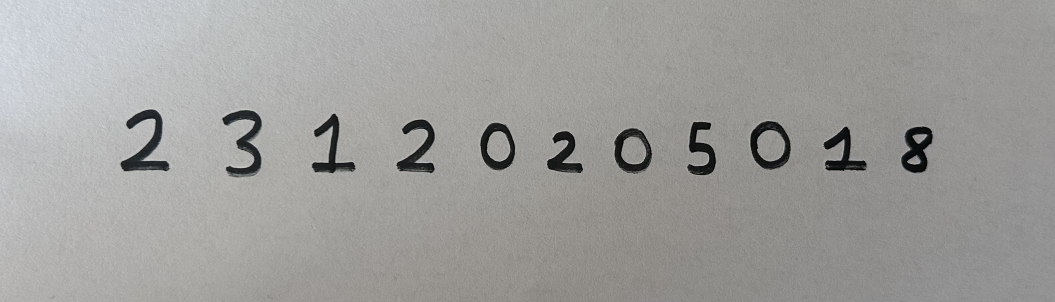
#> input picture my_digits/raw/ogrenci_no.jpg, 3164 x 905 px (shown at 1/3 size)
$ python preprocess.py
#> lines starting #> are read from the running program, lines starting #| are printed output that depends on the picture; after the words box and inside, x2 and y2 are one past the last pixel; in counts of white or black regions, pixels touching at a corner belong together
import os

import cv2
import matplotlib.pyplot as plt
import numpy as np

# ---------------- Ayarlar ----------------
INPUT_PATH = "my_digits/raw/ogrenci_no.jpg"
OUTPUT_DIR = "my_digits/processed"
MAX_WIDTH = 1500         # büyük fotoğrafları bu genişliğe küçült
NOISE_RATIO = 0.15       # en uzun parçanın %15'inden kısa olanlar gürültü sayılır
MIN_HEIGHT_RATIO = 0.4   # birleştirmeden sonra en uzun rakamın %40'ından kısalar atılır
THICKEN = 0              # rakamlar çok ince çıkarsa 1, 2 veya 3 dene
# -----------------------------------------


def load_and_resize(path):
    # 1) Gri tonlamalı oku
#> called with path = 'my_digits/raw/ogrenci_no.jpg'
    gray = cv2.imread(path, cv2.IMREAD_GRAYSCALE)
#> gray: shape (905, 3164); min 0, max 238, mean 158.1
    if gray is None:
        raise FileNotFoundError(f"Görüntü bulunamadı: {path}")

    # 2) Çok büyükse küçült
    if gray.shape[1] > MAX_WIDTH:
        scale = MAX_WIDTH / gray.shape[1]
#> scale = 0.474
        gray = cv2.resize(gray, None, fx=scale, fy=scale, interpolation=cv2.INTER_AREA)
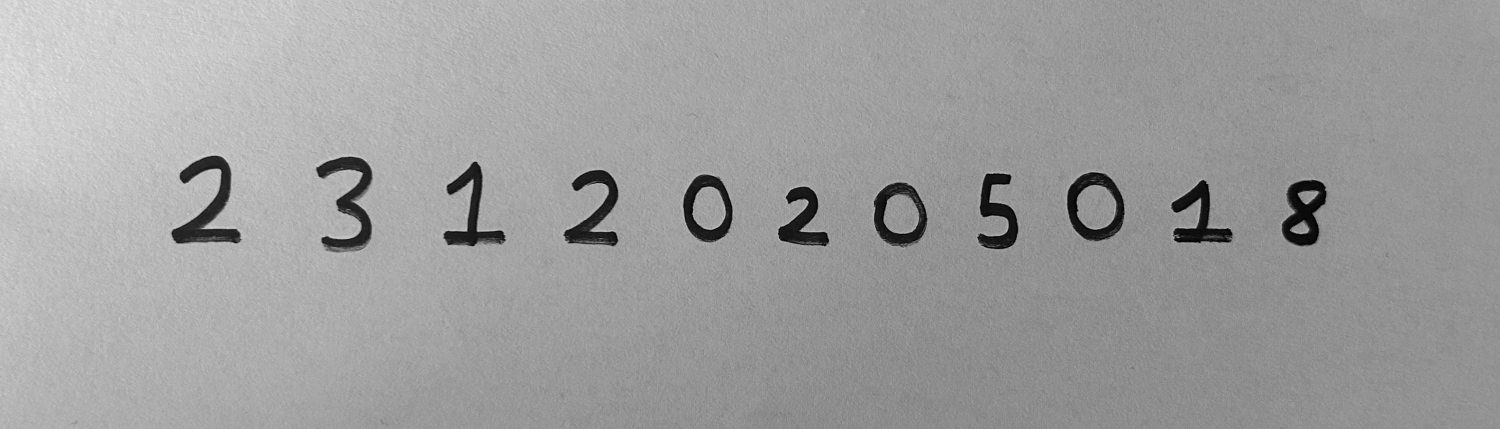
#> gray: shape (429, 1500); min 1, max 233, mean 158.1
    return gray


def binarize(gray):
    # 3) Kağıt dokusunu yumuşat
    blurred = cv2.GaussianBlur(gray, (5, 5), 0)

    # 4) Otsu eşikleme + renkleri ters çevir: mürekkep beyaz (255), kağıt siyah (0)
    _, binary = cv2.threshold(blurred, 0, 255, cv2.THRESH_BINARY_INV + cv2.THRESH_OTSU)
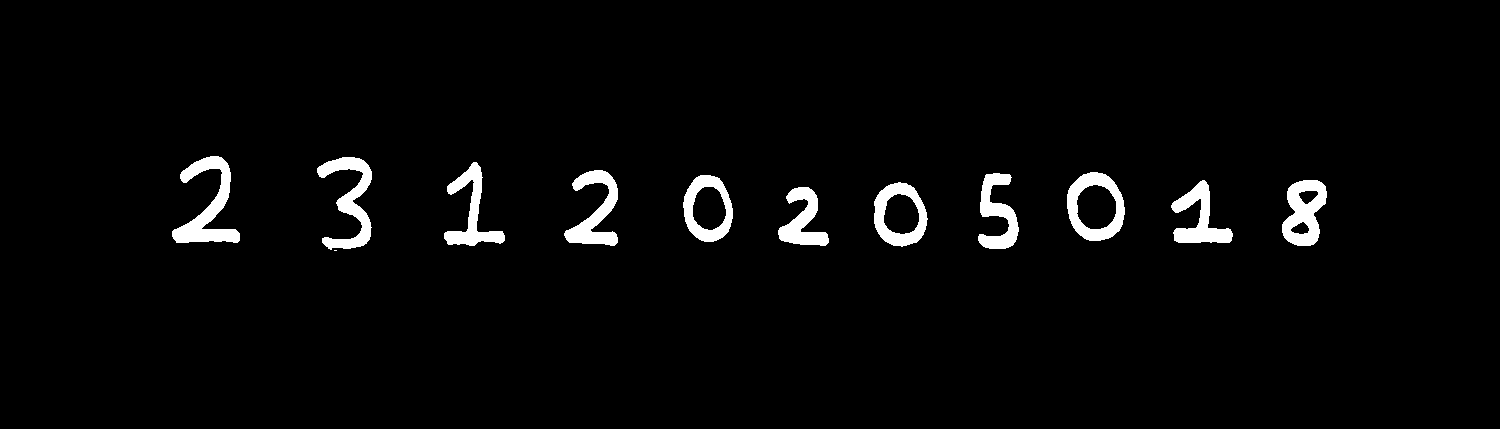
#> binary: shape (429, 1500); 3% white; 12 white regions (1 under 20 px)

    # İsteğe bağlı: çizgileri kalınlaştır
    if THICKEN > 0:
        kernel = np.ones((3, 3), np.uint8)
        binary = cv2.dilate(binary, kernel, iterations=THICKEN)
    return binary


def find_digit_boxes(binary):
    # 5) Birbirine bağlı beyaz piksel gruplarını bul
    contours, _ = cv2.findContours(binary, cv2.RETR_EXTERNAL, cv2.CHAIN_APPROX_SIMPLE)
#> contours = 12 contours, 1 with area under 20; largest, box (x1, y1, x2, y2) and area: (1067, 172, 1125, 241) 3074, (874, 182, 928, 247) 2628, (683, 175, 733, 242) 2538, (172, 156, 240, 243) 2151, (1282, 180, 1327, 246) 2050
    img_h, img_w = binary.shape
#> img_h = 429; img_w = 1500

    boxes = []
    for contour in contours:
        x, y, w, h = cv2.boundingRect(contour)
        touches_border = x == 0 or y == 0 or x + w >= img_w or y + h >= img_h
        if not touches_border:
            boxes.append([x, y, w, h])
#> this loop made 12 passes
#> (x, y, w, h) on passes 2 to 12: (778, 187, 51, 59), (874, 182, 54, 65), (1282, 180, 45, 66), (1171, 180, 62, 63), (683, 175, 50, 67), (978, 173, 41, 76), (1067, 172, 58, 69), (564, 170, 54, 76), (444, 162, 61, 84), (317, 157, 55, 93), (172, 156, 68, 87)
#> (contour, x, y, w, h) on pass 1: ([[334, 250], [336, 250]], 334, 250, 3, 1)
#> after the loop, boxes = [[334, 250, 3, 1], [778, 187, 51, 59], [874, 182, 54, 65], [1282, 180, 45, 66], [1171, 180, 62, 63], [683, 175, 50, 67], [978, 173, 41, 76], [1067, 172, 58, 69], [564, 170, 54, 76], [444, 162, 61, 84], [317, 157, 55, 93], [172, 156, 68, 87]]

    if not boxes:
        return []

    # Çok küçük lekeleri at
    max_h = max(b[3] for b in boxes)
#> max_h = 93
    boxes = [b for b in boxes if b[3] >= NOISE_RATIO * max_h]
#> boxes = [[778, 187, 51, 59], [874, 182, 54, 65], [1282, 180, 45, 66], [1171, 180, 62, 63], [683, 175, 50, 67], [978, 173, 41, 76], [1067, 172, 58, 69], [564, 170, 54, 76], [444, 162, 61, 84], [317, 157, 55, 93], [172, 156, 68, 87]]

    # Soldan sağa sırala ve yatayda üst üste binen parçaları birleştir
    boxes.sort(key=lambda b: b[0])
    merged = [boxes[0]]
#> merged = [[172, 156, 68, 87]]
    for x, y, w, h in boxes[1:]:
        mx, my, mw, mh = merged[-1]
        overlap = (mx + mw) - x
        if overlap > 0.5 * min(w, mw):        # büyük ölçüde çakışıyor: aynı rakam
            nx, ny = min(mx, x), min(my, y)
            merged[-1] = [nx, ny, max(mx + mw, x + w) - nx, max(my + mh, y + h) - ny]
        else:
            merged.append([x, y, w, h])
#> this loop made 10 passes
#> (x, y, w, h, mx, my, mw, mh) on passes 1 to 10: (317, 157, 55, 93, 172, 156, 68, 87), (444, 162, 61, 84, 317, 157, 55, 93), (564, 170, 54, 76, 444, 162, 61, 84), (683, 175, 50, 67, 564, 170, 54, 76), (778, 187, 51, 59, 683, 175, 50, 67), (874, 182, 54, 65, 778, 187, 51, 59), (978, 173, 41, 76, 874, 182, 54, 65), (1067, 172, 58, 69, 978, 173, 41, 76), (1171, 180, 62, 63, 1067, 172, 58, 69), (1282, 180, 45, 66, 1171, 180, 62, 63)
#> after the loop, merged = [[172, 156, 68, 87], [317, 157, 55, 93], [444, 162, 61, 84], [564, 170, 54, 76], [683, 175, 50, 67], [778, 187, 51, 59], [874, 182, 54, 65], [978, 173, 41, 76], [1067, 172, 58, 69], [1171, 180, 62, 63], [1282, 180, 45, 66]]

    # Birleştirmeden sonra hâlâ çok kısa kalanları at
    max_h = max(b[3] for b in merged)
    return [b for b in merged if b[3] >= MIN_HEIGHT_RATIO * max_h]


def to_mnist_format(binary, box):
    x, y, w, h = box
    digit = binary[y:y + h, x:x + w]

    # 6a) En-boy oranını koruyarak 20x20 kutuya sığdır
    scale = 20.0 / max(w, h)
    new_w, new_h = max(1, round(w * scale)), max(1, round(h * scale))
    digit = cv2.resize(digit, (new_w, new_h), interpolation=cv2.INTER_AREA)

    # 6b) 28x28 siyah tuvalin ortasına yerleştir
    canvas = np.zeros((28, 28), dtype=np.uint8)
    x0, y0 = (28 - new_w) // 2, (28 - new_h) // 2
    canvas[y0:y0 + new_h, x0:x0 + new_w] = digit

    # 6c) Ağırlık merkezini tuvalin ortasına kaydır
    total = canvas.sum()
    cy = (np.arange(28)[:, None] * canvas).sum() / total
    cx = (np.arange(28)[None, :] * canvas).sum() / total
    shift = np.float32([[1, 0, round(14 - cx)], [0, 1, round(14 - cy)]])
    canvas = cv2.warpAffine(canvas, shift, (28, 28))
    return canvas


if __name__ == "__main__":
    os.makedirs(OUTPUT_DIR, exist_ok=True)
    os.makedirs("results", exist_ok=True)

    gray = load_and_resize(INPUT_PATH)
    binary = binarize(gray)
    boxes = find_digit_boxes(binary)
#> boxes has the same summary as merged in find_digit_boxes
    print(f"Bulunan rakam sayısı: {len(boxes)}")
#| Bulunan rakam sayısı: 11

    if not boxes:
        raise SystemExit("Hiç rakam bulunamadı. Fotoğrafı veya ayarları kontrol et.")

    # Önceki çalıştırmadan kalan dosyaları temizle
    for name in os.listdir(OUTPUT_DIR):
        if name.endswith(".png"):
            os.remove(os.path.join(OUTPUT_DIR, name))

    digits = []
    for i, box in enumerate(boxes):
        digit = to_mnist_format(binary, box)
        cv2.imwrite(os.path.join(OUTPUT_DIR, f"digit_{i:02d}.png"), digit)
        digits.append(digit)
#> this loop made 11 passes
#> (x in to_mnist_format, y in to_mnist_format, w in to_mnist_format, h in to_mnist_format, scale in to_mnist_format, new_w in to_mnist_format, x0 in to_mnist_format, total in to_mnist_format) on passes 1 to 11: (172, 156, 68, 87, 0.23, 16, 6, 32108), (317, 157, 55, 93, 0.215, 12, 8, 24035), (444, 162, 61, 84, 0.238, 15, 6, 25144), (564, 170, 54, 76, 0.263, 14, 7, 31910), (683, 175, 50, 67, 0.299, 15, 6, 34662), (778, 187, 51, 59, 0.339, 17, 5, 42532), (874, 182, 54, 65, 0.308, 17, 5, 39893), (978, 173, 41, 76, 0.263, 11, 8, 28141), (1067, 172, 58, 69, 0.29, 17, 5, 38889), (1171, 180, 62, 63, 0.317, 20, 4, 44050), (1282, 180, 45, 66, 0.303, 14, 7, 44071)
#> pass 1, in to_mnist_format, `digit = binary[y:y + h, x:x + w]`:
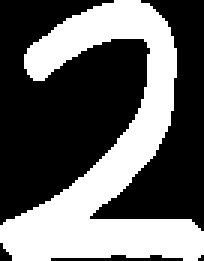
#> digit: shape (87, 68) (shown 3 times larger); 39.4% white; 1 white region, box (x1, y1, x2, y2) and area: (0, 0, 68, 87) 2328
#> pass 1, in to_mnist_format, `canvas = cv2.warpAffine(canvas, shift, (28, 28))`:
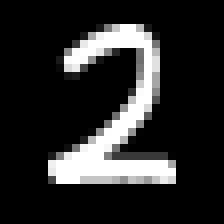
#> canvas: shape (28, 28) (shown 8 times larger); min 0, max 255, mean 41
#> pass 2, in to_mnist_format (call 2), `digit = binary[y:y + h, x:x + w]`:
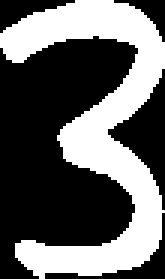
#> digit: shape (93, 55) (shown 3 times larger); 39.3% white; 1 white region, box (x1, y1, x2, y2) and area: (0, 0, 55, 93) 2009
#> after the loop, digits = 11 items
    print(f"28x28 rakamlar kaydedildi: {OUTPUT_DIR}/")
#| 28x28 rakamlar kaydedildi: my_digits/processed/

    # ---------------- Görselleştirme ----------------
    boxed = cv2.cvtColor(gray, cv2.COLOR_GRAY2RGB)
    for i, (x, y, w, h) in enumerate(boxes):
        cv2.rectangle(boxed, (x, y), (x + w, y + h), (255, 0, 0), 3)
        cv2.putText(boxed, str(i), (x, max(30, y - 10)), cv2.FONT_HERSHEY_SIMPLEX, 1.5, (255, 0, 0), 3)
#> this loop made 11 passes
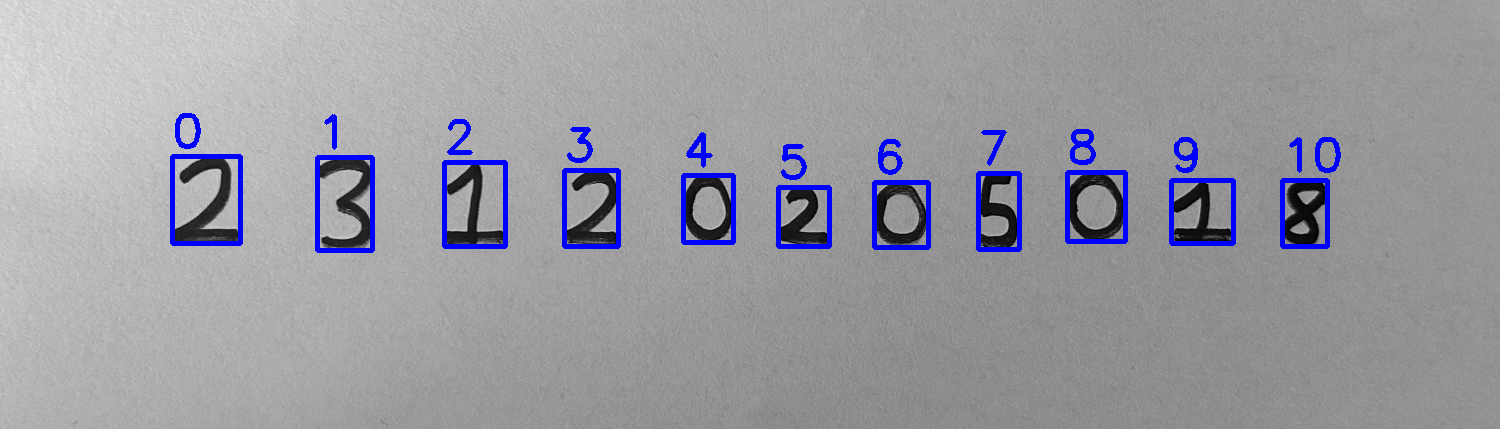
#> boxed: shape (429, 1500, 3); mean B, G, R 161.1, 153.8, 153.8

    n = len(digits)
#> n = 11
    fig = plt.figure(figsize=(14, 9))

    ax = fig.add_subplot(3, 1, 1)
    ax.imshow(boxed)
    ax.set_title("1) Orijinal (gri) + bulunan rakamlar")
    ax.axis("off")

    ax = fig.add_subplot(3, 1, 2)
    ax.imshow(binary, cmap="gray")
    ax.set_title("2) Eşikleme + ters çevirme (MNIST gibi: siyah zemin, beyaz rakam)")
    ax.axis("off")

    for i, digit in enumerate(digits):
        ax = fig.add_subplot(3, n, 2 * n + i + 1)
        ax.imshow(digit, cmap="gray")
        ax.set_title(str(i))
        ax.axis("off")
#> this loop made 11 passes
    fig.text(0.5, 0.31, "3) 28x28 MNIST formatı", ha="center", fontsize=12)

    plt.tight_layout()
    plt.savefig("results/handwriting_preprocessing.png", dpi=150)
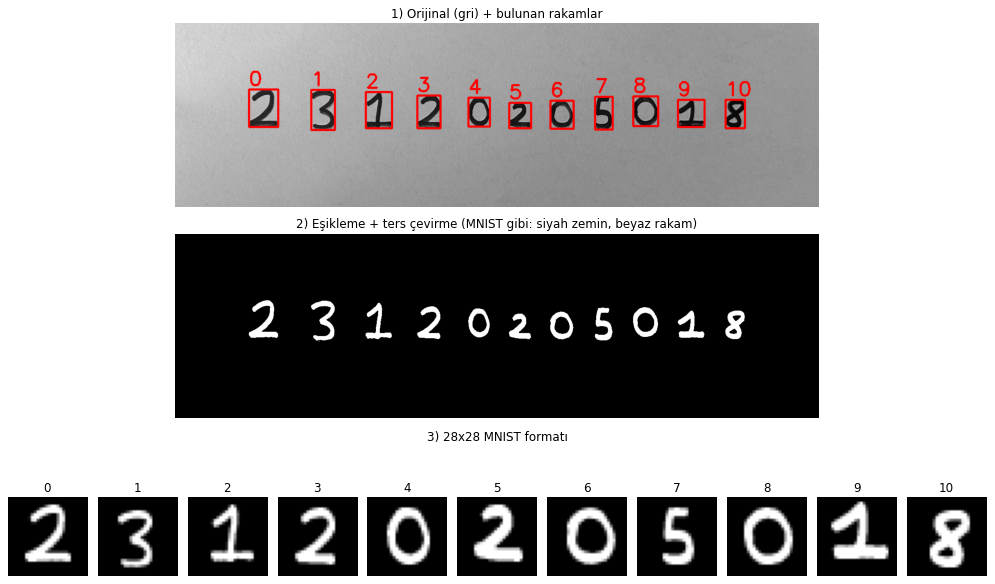
#> figure drawn by matplotlib, 13 panels; B, G, R data is drawn as R, G, B
    print("Görselleştirme kaydedildi: results/handwriting_preprocessing.png")
    plt.show()
